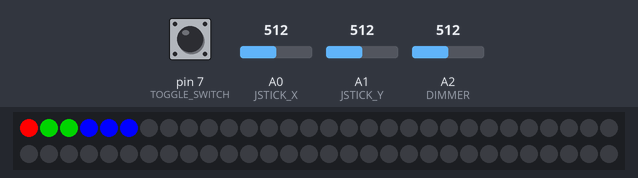
This sketch was run on a simulated Arduino Uno, built with avr-gcc and run on an emulated ATmega328P. On the bench: 60 RGB LEDs in strip order, left to right, continuing on the next row. The test bench sets the inputs (shaded band); at power-on: pin 7 (TOGGLE_SWITCH) HIGH, A2 (DIMMER) = 512, A0 (JSTICK_X) = 512, A1 (JSTICK_Y) = 512. Dim RGB values are drawn brighter than linear.

Above: at 0.01 s.
1.3 s: pin 7 (TOGGLE_SWITCH) pulled LOW for 0.15 s
At 2.0 s:
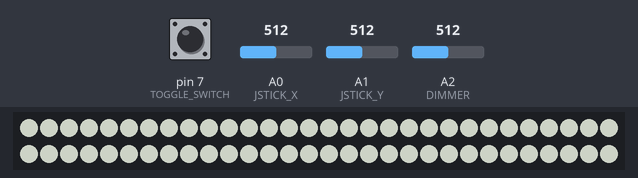
2.9 s: A2 (DIMMER) set to 716
5.5 s: A2 (DIMMER) set to 900
7.0 s: A2 (DIMMER) set to 0
At 7.5 s:
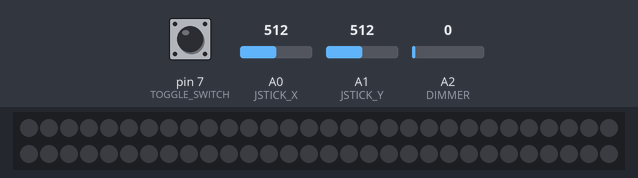
8.5 s: A2 (DIMMER) set to 511
At 9.9 s:
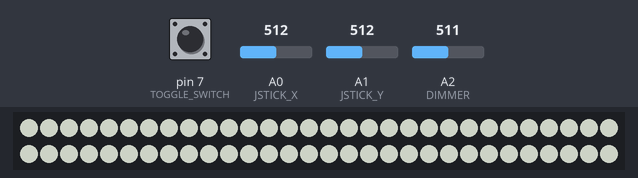
Timing chart, 0 to 11.0 s (numbered marks = the images above; inputs shaded):
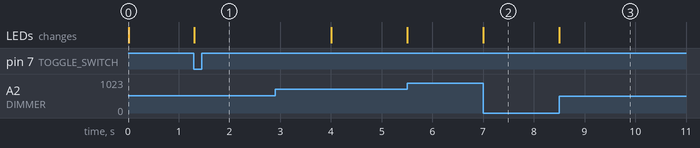

Measured:
- after the input at 1.3 s, the LEDs: change at once (image 1)
- after the input at 7.0 s, the LEDs: change at once (image 2)
- after the input at 8.5 s, the LEDs: change at once (image 3)

The sketch:

ws2812_controller.ino
```cpp
#include "FastSPI_LED2.h"

/*
** Parts from sparkfun.com and adafruit.com
**
** RedBoard https://www.sparkfun.com/products/11575
** Joystick Shield Kit https://www.sparkfun.com/products/9760
** Slide Pot https://www.sparkfun.com/products/11620
** SPDT Slide Switch https://www.sparkfun.com/products/9609
** USB-B Mini https://www.sparkfun.com/products/11301
** Addressable RGB LED Strip https://www.sparkfun.com/products/12025
** Power Adapter http://www.adafruit.com/product/368
** 5V 4A Power Supply http://www.adafruit.com/product/1466
** 2 Pin JST Female http://www.adafruit.com/product/318
** 2 Pin JST Male http://www.adafruit.com/product/319
**
** The slide pot goes to A2 (joystick on A0 and A1)
** The toggle switch goes on D7
**
** Light Sequencer http://www.vixenlights.com/
** Using generic serial with a header char of !
**
**
*/

// IO Pins
#define JSTICK_X A0
#define JSTICK_Y A1
#define JSTICK_BTN 2
#define DIMMER A2
#define BUTTON_UP 3
#define BUTTON_RIGHT 4
#define BUTTON_DOWN 5
#define BUTTON_LEFT 6
#define TOGGLE_SWITCH 7

// Joystick Offset
#define CENTER_X 512
#define CENTER_Y 482

//
#define MASTER_TIMEOUT 2000

// How many leds are in the strip?
#define NUM_LEDS 60

// This is an array of leds.  One item for each led in your strip.
CRGB leds[NUM_LEDS];

// Globals
long Stick_X_Raw = 0;
long Stick_Y_Raw = 0;
float Radius = 0.0;
float Angle = 0.0;
unsigned char Hue = 0;
unsigned char Sat = 0;
int dimmerValue = 255;
unsigned long LastSerialEventTime;
char header = ' ';

void setup()
{

  LastSerialEventTime = millis() + MASTER_TIMEOUT;

  pinMode(JSTICK_BTN, INPUT);
  digitalWrite(JSTICK_BTN, HIGH);
  pinMode(BUTTON_UP, INPUT);
  digitalWrite(BUTTON_UP, HIGH);
  pinMode(BUTTON_RIGHT, INPUT);
  digitalWrite(BUTTON_RIGHT, HIGH);
  pinMode(BUTTON_DOWN, INPUT);
  digitalWrite(BUTTON_DOWN, HIGH);
  pinMode(BUTTON_LEFT, INPUT);
  digitalWrite(BUTTON_LEFT, HIGH);
  pinMode(TOGGLE_SWITCH, INPUT);
  digitalWrite(TOGGLE_SWITCH, HIGH);

  LEDS.addLeds<WS2812, 11, GRB>(leds, NUM_LEDS);

  Serial.begin(115200);
  Serial.setTimeout(20);

  leds[0] = CRGB::Red;
  leds[1] = CRGB::Green;
  leds[2] = CRGB::Green;
  leds[3] = CRGB::Blue;
  leds[4] = CRGB::Blue;
  leds[5] = CRGB::Blue;
  FastLED.show();
  delay(10);
  fill_solid(leds, NUM_LEDS, CHSV( 0, 0, 0));
  FastLED.show();
}

void loop()
{
  dimmerValue = map(analogRead(DIMMER), 0, 1023, 0, 255);

  if((millis() - LastSerialEventTime) > MASTER_TIMEOUT)
  {
    LocalShowLoop();
    LEDS.setBrightness(dimmerValue);
    FastLED.show();
  }
  else
  {
    LEDS.setBrightness(dimmerValue);
  }
}

void serialEvent()
{
  LastSerialEventTime = millis();
  while(Serial.available())
  {
    header = Serial.read();
    if(header == '!')
    {
      Serial.readBytes((char*)leds, NUM_LEDS * 3);
      FastLED.show();
    }
  }
}

void LocalShowLoop()
{
  CRGB MyRGB[1];

  Stick_X_Raw = analogRead(JSTICK_X) - CENTER_X;
  Stick_Y_Raw = analogRead(JSTICK_Y) - CENTER_Y;
  Radius = (sqrt(sq(Stick_X_Raw)+ sq(Stick_Y_Raw)) / 2.0);
  Angle = atan2((float)Stick_Y_Raw, (float)Stick_X_Raw) * RAD_TO_DEG;
  if(Angle < 0.0)
  {
    Angle = 360.0 - (Angle * -1.0);
  }

  Hue = (unsigned char)(Angle * (255.0 / 360.0));

  if(Radius >= 255.0)
  {
    Sat = 255;
  }
  else
  {
    Sat = Radius;
  }

  MyHSVtoRGB(Angle, Sat, 255, MyRGB[0]);
  if(digitalRead(TOGGLE_SWITCH) == LOW)
  {
    fill_solid(leds, NUM_LEDS, MyRGB[0]);
  }
}

void MyHSVtoRGB(uint16_t h, uint8_t s, uint8_t v, struct CRGB & rgb)
{
  uint8_t base;

  if(s == 0)
  {
    rgb.r = v;
    rgb.g = v;
    rgb.b = v;
    return;
  }

  base = ((255 - s) * v) >> 8;

  switch(h/60)
  {
      case 0:
        rgb.r = v;
        rgb.g = (((v - base) * h) / 60) + base;
        rgb.b = base;
        break;
      case 1:
        rgb.r = (((v - base) * (60 - (h % 60))) / 60) + base;
        rgb.g = v;
        rgb.b = base;
        break;
      case 2:
        rgb.r = base;
        rgb.g = v;
        rgb.b = (((v - base) * (h % 60)) / 60) + base;
        break;
      case 3:
        rgb.r = base;
        rgb.g = (((v - base) * (60 - (h % 60))) / 60) + base;
        rgb.b = v;
        break;
      case 4:
        rgb.r = (((v - base) * (h % 60)) / 60) + base;
        rgb.g = base;
        rgb.b = v;
        break;
      default:
        rgb.r = v;
        rgb.g = base;
        rgb.b = (((v - base) * (60 - (h % 60))) / 60) + base;
        break;
  }
}
```
